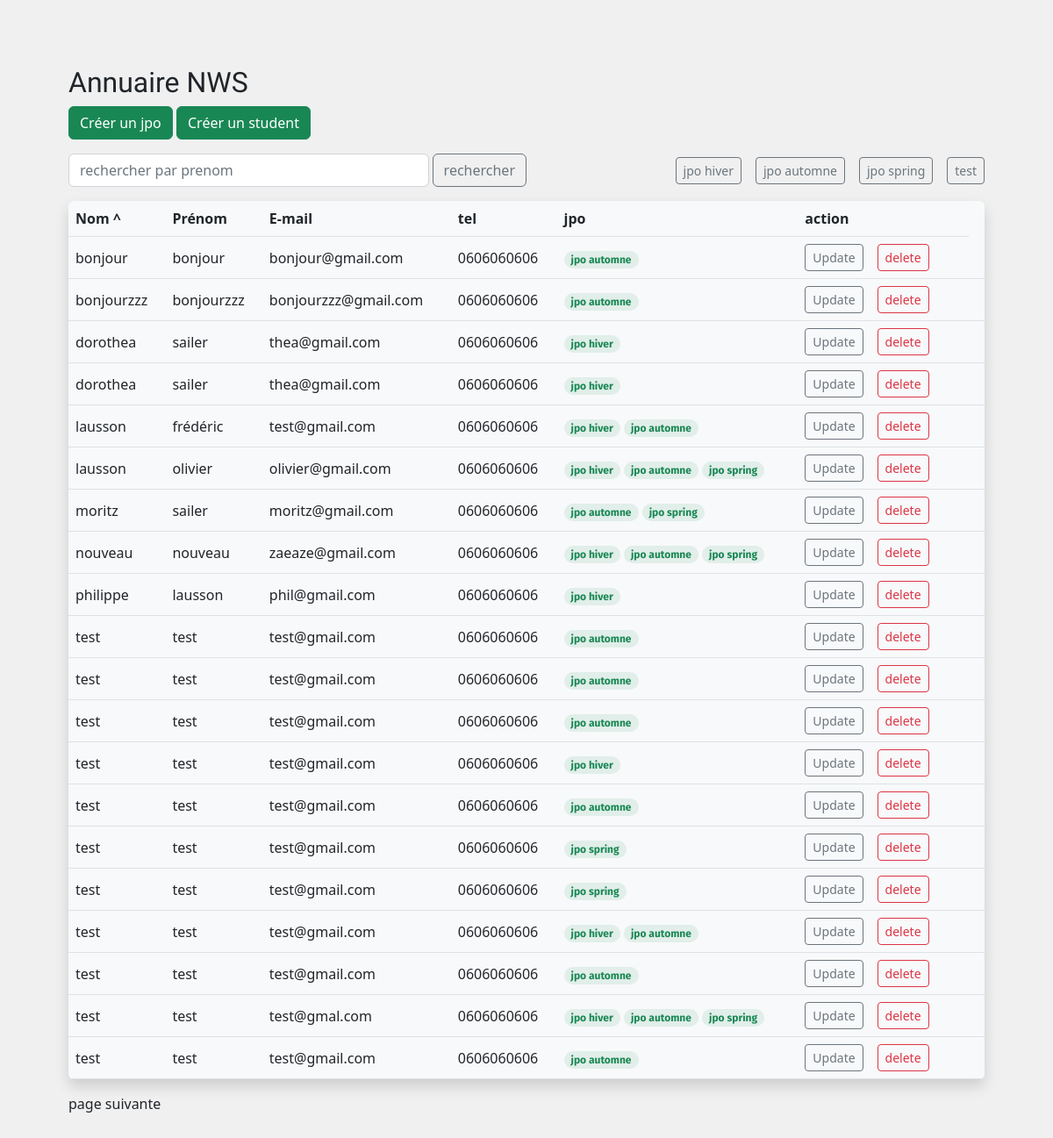
Screenshot of /?sort=nom&dir=asc with the database file from the repository.
### tables this page shows
CREATE TABLE `jpo` (
  `id` int(11) NOT NULL,
  `name` varchar(250) NOT NULL,
  `date` date NOT NULL
);

CREATE TABLE `student` (
  `id` int(11) NOT NULL,
  `nom` text NOT NULL,
  `prenom` text NOT NULL,
  `mail` text NOT NULL,
  `number` varchar(250) NOT NULL
);

### controller/StudentReadController.php (called while the page is built)
<?php
require_once('./services/connectDB.php');
require_once('./manager/BaseManager.php');
require_once('./manager/JpoManager.php');
$readcontroller = new StudentReadController();
$readcontroller->count();
$pages = $readcontroller->pages();
$page = $readcontroller->page();
$students = $readcontroller->read();
$jpo = $readcontroller->readJpo();
require_once('./view/home.php');
class StudentReadController {
    public function readJpo() {
        $jpo = new JpoManager();
        return $jpo->getAll();
    }
    public function read() {
        $students = new BaseManager();
        return  $students->getAll();
    }
    public function count() {
        $students = new BaseManager();
        return  $students->count();
    }
    public function pages() {
        $students = new BaseManager();
        return  $students->pages();
    }
    public function page() {
        $students = new BaseManager();
        return  $students->page();
    }
}

### index.php (called while the page is built)
<?php
require_once "controller\StudentReadController.php";

### services/connectDb.php (called while the page is built, shortened)
<?php
class Database
{
    private  $host;
    private  $dbname;
    private  $login;
    private  $pwd;
    public function __construct()
    {
        $this->host = json_decode(file_get_contents('services\connect.json'), true)["HOST"];
        $this->dbname = json_decode(file_get_contents('services\connect.json'), true)["DBNAME"];
        $this->login = json_decode(file_get_contents('services\connect.json'), true)["LOGIN"];
        $this->pwd = json_decode(file_get_contents('services\connect.json'), true)["PWD"];
    }
    public function DB()
    {
        try{
            $this->connection = new PDO('mysql:host=' . $this->host . ';dbname=' .$this->dbname, $this->login , $this->pwd );
            return $this->connection;
        } catch (Exeption $e) {
            die('Erreur :' .$e->getMessage());
        }
    }
}

### manager/JpoManager.php (called while the page is built, shortened)
<?php
require_once('./services/connectDb.php');
require_once('./model/Jpo.php');
class JpoManager {
    public function getAll() {
        $jpo = [];
        $connectDb = new Database();
        $sql = "SELECT * FROM jpo";
        $req = $connectDb->connection->prepare($sql);
        $req->execute();
        $resultat = $req->fetchAll(PDO::FETCH_ASSOC);
            foreach($resultat as $row) {
                $jpo[] = new Jpo($row);
            }
        return $jpo;
    }
}

### model/Jpo.php (called while the page is built, shortened)
<?php
class Jpo {
    public $name;
    public function __construct($row) {
        $this->name = $row["name"];
    }
    public function get_name() {
        return $this->name;
    }
}

### manager/UrlHelper.php (called while the page is built)
<?php
class UrlHelper {
    public static function withParam($data, string $param, $value) {
        return http_build_query(array_merge($data, [$param => $value]));
    }
    public static function withParams($data, array $params) {
        return http_build_query(array_merge($data, $params));
    }
}

### manager/BaseManager.php (called while the page is built, shortened)
<?php
require_once('./services/connectDb.php');
require_once('./controller/StudentConnectionController.php');
require_once('./model/Student.php');
require_once('JpoStudentManager.php');
require_once('UrlHelper.php');
class BaseManager {
    public function count() {
        $connectDb = new Database();
        $sqlCount = "SELECT COUNT(id) as count FROM student";
        if (!empty($_GET['q'])) {
            $params['nom'] = '%' . $_GET['q'] . '%';
            $sqlCount .= " WHERE nom LIKE :nom";
            $req = $connectDb->connection->prepare($sqlCount);
            $req->execute($params);
        } else {
            $req = $connectDb->connection->prepare($sqlCount);
            $req->execute();
        }
        $this->count = (int)$req->fetch()['count'];
        return $this->count;
    }
    public function getAll() {
        $students = [];
        $connectDb = new Database();
        $sql = "SELECT * FROM student";
        $params =[];
        $filtre = ["nom", "prenom", "mail"];
        if (!empty($_GET['sort']) && in_array($_GET['sort'], $filtre)) {
            $direction = $_GET['dir'] ?? 'asc';
            $sql .= " Order BY " . $_GET['sort'] . " $direction ";
        }
            $this->offset = ($this->page()-1) * 20;
            $sql .= " LIMIT " . 20 . " OFFSET $this->offset";
            $req = $connectDb->connection->prepare($sql);
            $req->execute($params);
            $resultat = $req->fetchAll(PDO::FETCH_ASSOC);
            foreach($resultat as $row) {
                $students[] = new Student($row);
            }
            return $students;
    }
    public function page() {
        return $this->page = (int)($_GET['p'] ?? 1);
    }
    public function pages() {
        $this->pages = ceil($this->count() / 20);
        return $this->pages;
    }
}

### model/student.php (called while the page is built, shortened)
<?php
require_once('./manager/JpoStudentManager.php');
class Student {
    public $name;
    public $firstname;
    public $mail;
    public $tel;
    public $id;
    public function __construct($row) {
        $this->name = $row["nom"];
        $this->firstname = $row["prenom"];
        $this->mail = $row["mail"];
        $this->tel = $row["number"];
        $this->id = $row["id"];
        $this->set_jpos();
    }
    public function set_jpos() {
        $jpoStudent = new JpoStudentManager;
        $this->jpo = $jpoStudent->read($this->id);
    }
    public function get_name() {
        return $this->name;
    }
    public function get_prenom() {
        return $this->firstname;
    }
    public function get_mail() {
        return $this->mail;
    }
    public function get_tel() {
        return $this->tel;
    }
}

### manager/JpoStudentManager.php (called while the page is built, shortened)
<?php
require_once('./services/connectDb.php');
require_once('./controller/StudentConnectionController.php');
require_once('./model/Student.php');
class JpoStudentManager {
    public function read($id) {
        $connectDb = new Database();
        $sql2 ="SELECT name FROM jpo INNER JOIN jpostudent ON jpo.id = jpostudent.id_jpo INNER JOIN student On jpostudent.id = student.id WHERE student.id = $id";
        $req2 = $connectDb->connection->prepare($sql2);
        $req2->execute();
        $jpos = $req2->fetchAll(PDO::FETCH_ASSOC);
        return $jpos;
    }
}

### view/table.php (the view, shortened to what this page needs)
<?php
require_once('./controller/StudentReadController.php');
require_once('./manager/TableHelper.php');
?>
<div class="d-flex justify-content-between gap-3 mt-3 mb-3 align-items-center">
	<div class="flex-fill">
		<form class="d-flex justify-content-start gap-1 align-items-center" action="">
			<input type="text" class="form-control" name="q" placeholder="rechercher par prenom" value="<?= htmlentities($_GET['q'] ?? null) ?>">
			<button class="btn btn-outline-secondary">rechercher</button>
		</form>
	</div>
	<div class="d-flex justify-content-end gap-3 align-items-center flex-fill">
		<?php
		foreach($jpo as $rows ) {
		?>
		<form action="">
			<button class="btn
			<?php
			if (isset($_GET['f'])) {
			if ($_GET['f'] == $rows->get_id()) {
					?>
					btn-outline-success
					<?php
			} else {
				?>
				btn-outline-secondary
				<?php
			}
			} else {
				?>
				btn-outline-secondary
				<?php
			}
			?> btn-sm"><?php echo $rows->get_name(); ?></button>
		</form>
		<?php
		}
			?>
	</div>
</div>
<table class="table align-middle shadow rounded bg-light">
	<thead class="">
		<tr>
		<th><?php echo TableHelper::sort('nom', 'Nom', $_GET) ?></th>
		<th><?php echo TableHelper::sort('prenom', 'Prénom', $_GET) ?></th>
		<th><?php echo TableHelper::sort('mail', 'E-mail', $_GET) ?></th>
		<th>tel</th>
		<th>jpo</th>
		<th>action</th>
		</tr>
	</thead>
	<tbody class="">
	<?php
	if(!empty($students)) {
		$increment = 1;
		foreach($students as $row ) {
	?>
	<tr>
		<td><?php echo $row->get_name(); ?></td>
		<td><?php echo $row->get_prenom(); ?></td>
		<td><?php echo $row->get_mail(); ?></td>
		<td><?php echo $row->get_tel(); ?></td>
		<td>
		<?php
		$increment = $increment + 1;
		foreach ($row->jpo as $key => $value) {
			foreach ($value as $name) {
			?>
				<p class="badge text-success mb-0 bg-success bg-opacity-10 rounded-pill px-2 py-1"><?php echo $name; ?></p>
		<?php
		}
		}
		?>
		</td>
		<td>
			<div class="d-flex justify-content-start align-items-center gap-3">
			<button type="button" class="btn btn-outline-secondary btn-sm" data-bs-toggle="modal" data-bs-target="<?php echo "#exampleModal$increment" ?>">
			Update
			</button>
			<form class="mb-0" action="controller\StudentDeleteController.php" method="POST">
				<input type="submit" class="btn btn-outline-danger btn-sm" name="delete" value="delete">
			</form>
			<div>
		<td>
	</tr>
    <?php
		}
	} else {
		?>
		<td>il n'y a pas de student !</td>
		<?php
	}
	?>
  </tbody>
</table>
<?php if ($pages  > 1 && $page < $pages): ?>
	<a href="?<?= UrlHelper::withParam($_GET, "p", $page + 1) ?>">page suivante</a>
<?php endif?>

### view/css/style.css (style rules this page uses)
:root { --gray: #746d6d; }
p { font-family: 'Fira Sans', sans-serif; font-weight: 400; color: var(--grey); font-size: 1.1em; line-height: 1.4; }
a { text-decoration: none !important; color: var(--grey) !important; }

### rows the page displays
jpo: name "jpo hiver"
jpo: name "jpo automne"
jpo: name "jpo spring"
jpo: name "test"
student: nom "bonjour", prenom "bonjour", mail "bonjour@gmail.com", number "0606060606"
student: nom "bonjourzzz", prenom "bonjourzzz", mail "bonjourzzz@gmail.com", number "0606060606"
student: nom "dorothea", prenom "sailer", mail "thea@gmail.com", number "0606060606"
student: nom "dorothea", prenom "sailer", mail "thea@gmail.com", number "0606060606"
student: nom "lausson", prenom "frédéric", mail "test@gmail.com", number "0606060606"
student: nom "lausson", prenom "olivier", mail "olivier@gmail.com", number "0606060606"
student: nom "moritz", prenom "sailer", mail "moritz@gmail.com", number "0606060606"
student: nom "nouveau", prenom "nouveau", mail "zaeaze@gmail.com", number "0606060606"
student: nom "philippe", prenom "lausson", mail "phil@gmail.com", number "0606060606"
student: nom "test", prenom "test", mail "test@gmail.com", number "0606060606"
student: nom "test", prenom "test", mail "test@gmail.com", number "0606060606"
student: nom "test", prenom "test", mail "test@gmail.com", number "0606060606"
student: nom "test", prenom "test", mail "test@gmail.com", number "0606060606"
student: nom "test", prenom "test", mail "test@gmail.com", number "0606060606"
student: nom "test", prenom "test", mail "test@gmail.com", number "0606060606"
student: nom "test", prenom "test", mail "test@gmail.com", number "0606060606"
student: nom "test", prenom "test", mail "test@gmail.com", number "0606060606"
student: nom "test", prenom "test", mail "test@gmail.com", number "0606060606"
student: nom "test", prenom "test", mail "test@gmal.com", number "0606060606"
student: nom "test", prenom "test", mail "test@gmail.com", number "0606060606"

### other values shown
$label "Nom Prénom E-mail"
$icon "^"
